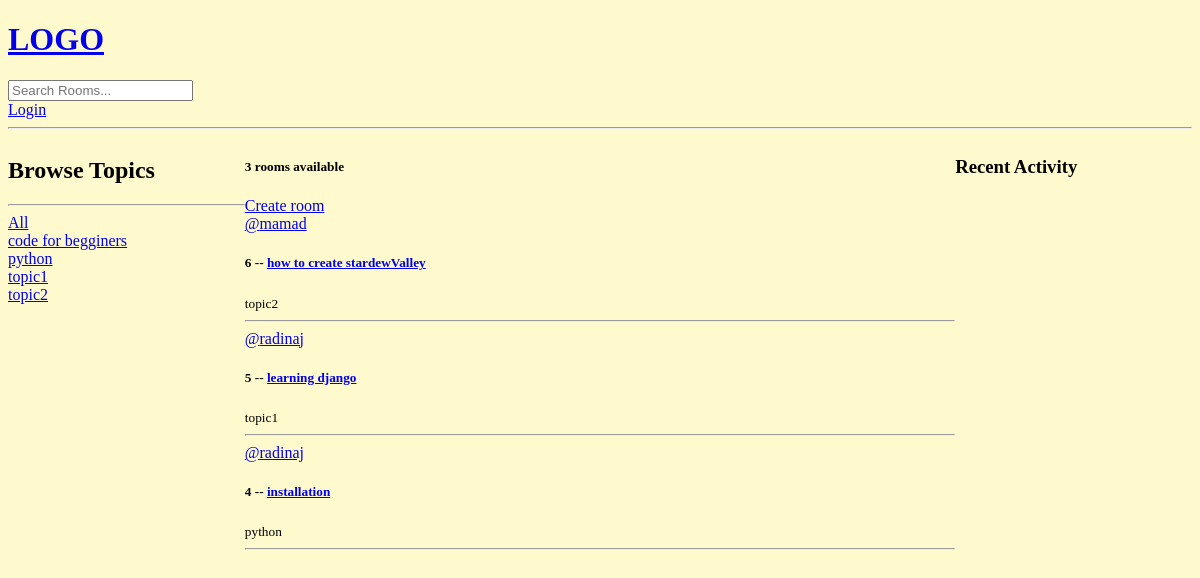
/, run on an earlier commit of the app's database.
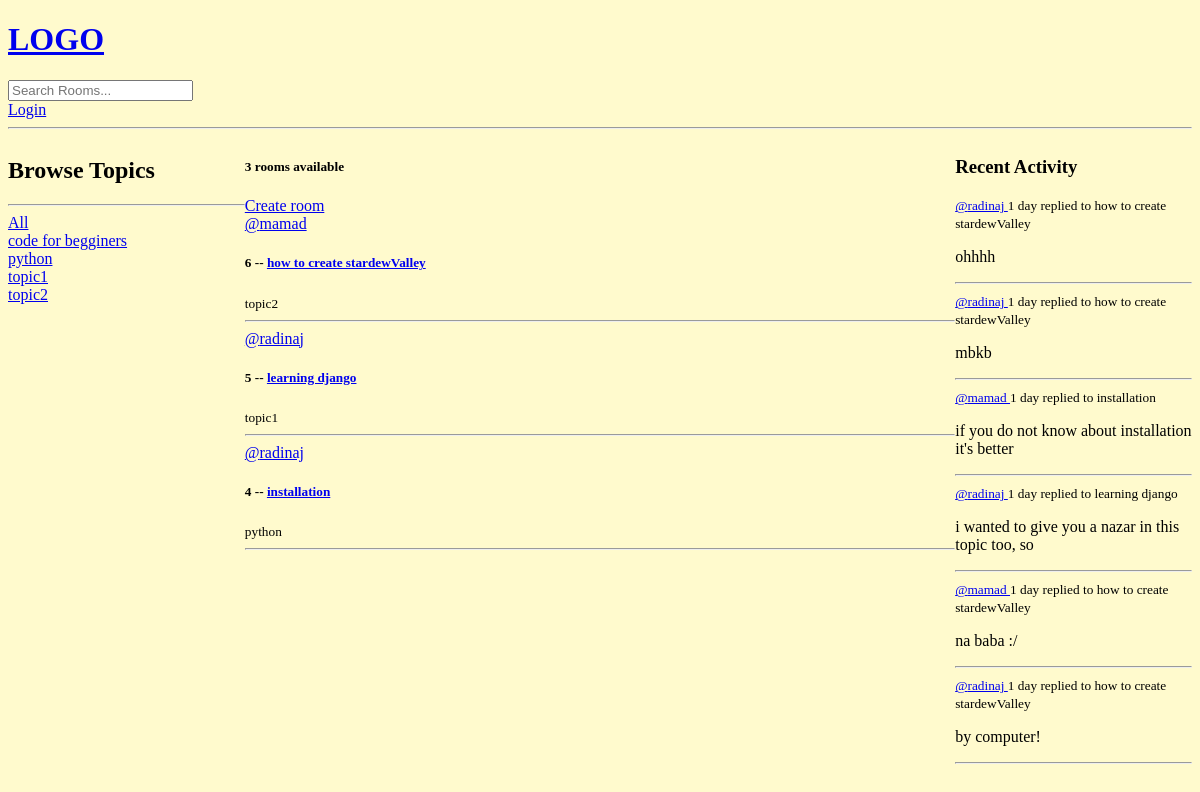
And on a later commit of the database.
### base/models.py (models this page shows)
class Topic (models.Model):
    name = models.CharField(max_length=200)
    def __str__(self):
        return self.name

class Room(models.Model):
    host = models.ForeignKey(User, on_delete=models.SET_NULL, null=True)
    topic = models.ForeignKey('Topic', on_delete=models.SET_NULL, null=True)
    name = models.CharField(max_length=200)
    description = models.TextField(null=True)
    participants = models.ManyToManyField(User, related_name='participants', blank=True)
    updated = models.DateTimeField(auto_now=True)
    created = models.DateTimeField(auto_now_add=True)
    class Meta:
        ordering = ['-updated', '-created']
    def __str__(self):
        return self.name

class Message(models.Model):
    user = models.ForeignKey(User, on_delete=models.CASCADE)
    room = models.ForeignKey(Room, on_delete=models.CASCADE)
    body = models.TextField()
    updated = models.DateTimeField(auto_now=True)
    created = models.DateTimeField(auto_now_add=True)
    class Meta:
        ordering = ['-updated', '-created']
    def __str__(self):
        return self.body[0:50]

### base/views.py (the view)
# urls.py: path('', views.home, name="home"),
def home(request):
    q = request.GET.get('q') if request.GET.get('q') != None else ''
    rooms = Room.objects.filter(
        Q(topic__name__icontains=q) |
        Q(name__icontains=q) |
        Q(description__icontains=q)
        )
    room_count = rooms.count()
    room_messages = Message.objects.filter(Q(room__topic__name__icontains=q))
    topics = Topic.objects.all()
    context = {'rooms': rooms, 'topics':topics,
                'room_count':room_count, 'room_messages':room_messages}
    return render(request, 'base/home.html', context)

### base/templates/base/home.html (shortened to what this page needs)
{% extends 'main.html' %} {% block content %}
<div class="home-container">
  <div>{% include 'base/topics_component.html' %}</div>
  <div>
    <h5>{{room_count}} rooms available</h5>
    <a href="{% url 'create-room' %}">Create room</a>
    {% include 'base/feed_component.html' %}
  </div>
  <div>{% include 'base/activity_component.html' %}</div>
</div>
{% endblock %}

### base/templates/base/topics_component.html
<h2>Browse Topics</h2>
<hr />
<div>
  <a href="{% url 'home' %}">All</a>
</div>
{% for topic in topics %}
<div>
  <a href="{% url 'home' %}?q={{topic.name}}">{{topic.name}}</a>
</div>
{% endfor %}

### base/templates/base/feed_component.html (shortened to what this page needs)
<div>
  {% for room in rooms %}
  <div>
    <a href="{% url 'user-profile' room.host.id%}">@{{room.host.username}}</a>
    <h5>
      {{room.id}} -- <a href="{% url 'room' room.id %}"> {{room.name}} </a>
    </h5>
    <small> {{room.topic}} </small>
    <br />
    <hr />
  </div>
  {% endfor %}
</div>

### base/templates/base/activity_component.html (shortened to what this page needs)
<h3>Recent Activity</h3>
{% for message in room_messages %}
<div>
  <small
    ><a href="{% url 'user-profile' message.user.id %}">@{{message.user}} </a
    >{{message.created|timesince}}
  </small>
  <small>replied to {{message.room}}</small>
  <p>{{message}}</p>
  <hr />
</div>
{% endfor %}

What changed in the data, as far as the page shows it:
added Message: user "radinaj", created "1 day", room "how to create stardewValley", body "ohhhh"
added Message: user "radinaj", created "1 day", room "how to create stardewValley", body "mbkb"
added Message: user "mamad", created "1 day", room "installation", body "if you do not know about installation it's better"
added Message: user "radinaj", created "1 day", room "learning django", body "i wanted to give you a nazar in this topic too, so"
added Message: user "mamad", created "1 day", room "how to create stardewValley", body "na baba :/"
added Message: user "radinaj", created "1 day", room "how to create stardewValley", body "by computer!"
